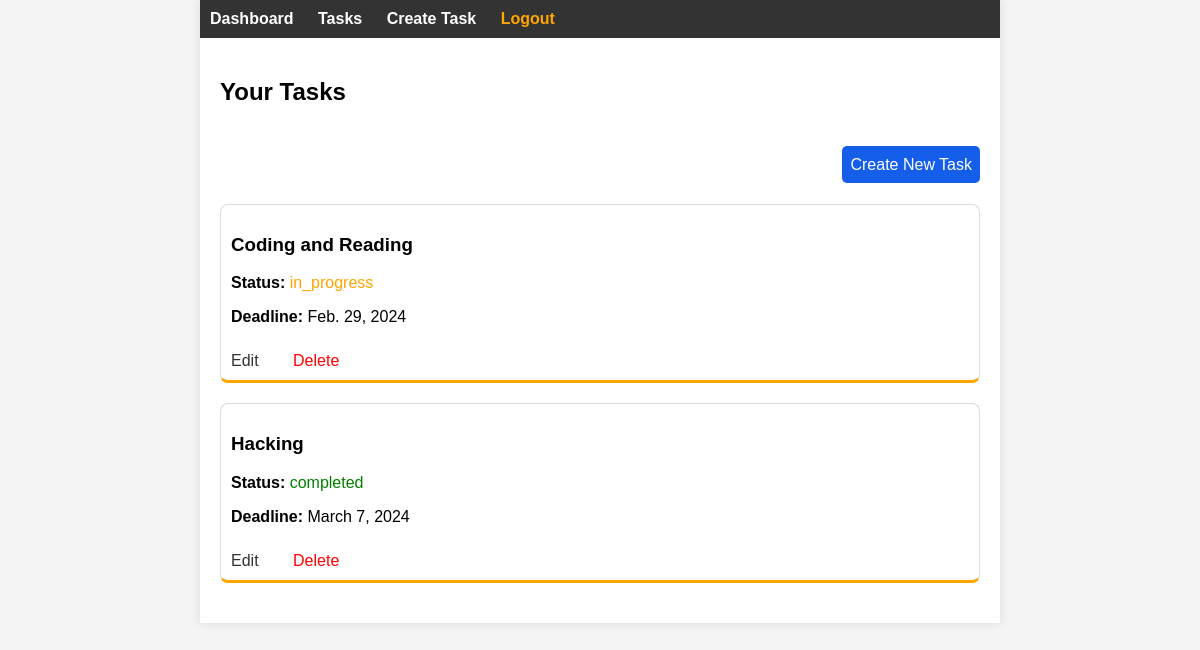
Page /tasks/ (signed in) on the earlier database version.
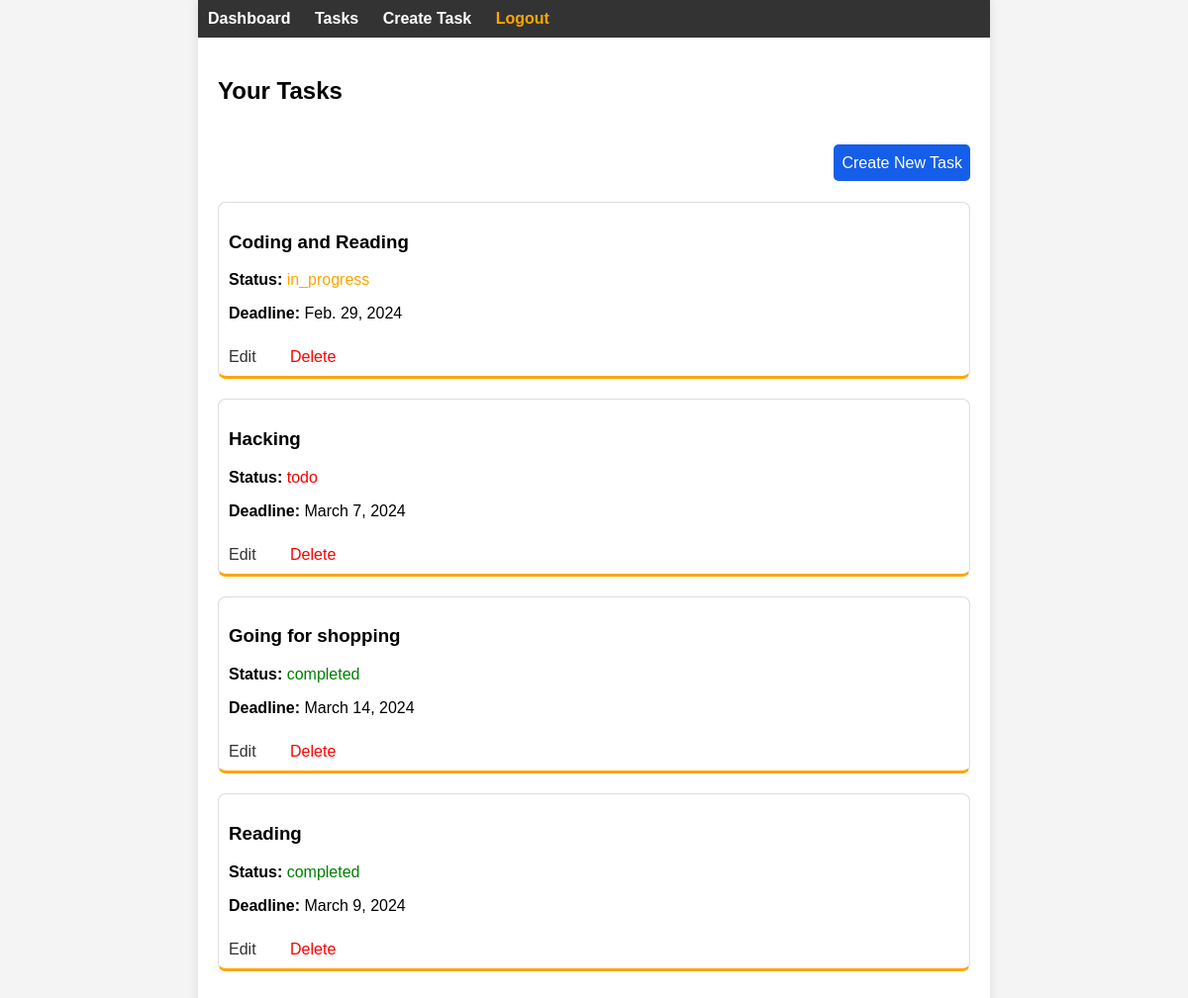
Same page on the later database version.
### tasks/models.py (models this page shows, shortened)
class Task(models.Model):
    user = models.ForeignKey(User, on_delete=models.CASCADE)
    title = models.CharField(max_length=255)
    description = models.TextField()
    status = models.CharField(max_length=20, choices=[('todo', 'To-Do'), ('in_progress', 'In Progress'), ('completed', 'Completed')])
    deadline = models.DateField()

### tasks/views.py (the view)
# urls.py: path('tasks/', task_list, name='task_list'),
@login_required
def task_list(request):
    tasks = Task.objects.filter(user=request.user)
    return render(request, 'task_list.html', {'tasks': tasks})

### tasks/templates/task_list.html
{% extends './base.html' %}
{% block content %}
<h2>Your Tasks</h2>
<div class="container-create_btn">
  <a id="btn" href="{% url 'task_create' %}">Create New Task</a>
</div>
{% for task in tasks %}
  <div class="task-container">
    <h3>{{ task.title }}</h3>
    <p><strong>Status:</strong>
      <span class="{% if task.status == 'in_progress' %}in-progress{% elif task.status == 'completed' %}completed{% else %}pending{% endif %}">
          {{ task.status }}
      </span>
  </p>
    <p><strong>Deadline:</strong> {{ task.deadline }}</p>
    <div class="task-actions">
      <a href="{% url 'edit_task' pk=task.pk %}">Edit</a>
      <a id="delete" href="{% url 'task_delete' pk=task.pk %}">Delete</a>
    </div>
  </div>
{% endfor %}
{% endblock %}

### tasks/templates/base.html (shortened to what this page needs)
{% load static %}
<!DOCTYPE html>
<html lang="en">
<head>
    <link rel="stylesheet" href="{% static 'style.css' %}">
</head>
<body>
    <body>
        <div class="container">
            <nav>
                <ul class="menu">
                    {% if user.is_authenticated %}
                        <li><a class="active" href="{% url 'dashboard' %}">Dashboard</a></li>
                        <li><a class="active" href="{% url 'task_list' %}">Tasks</a></li>
                        <li><a class="active" href="{% url 'task_create' %}">Create Task</a></li>
                        <li><a class="active" style="color:orange;" href="{% url 'user_logout' %}">Logout</a></li>
                    {% else %}
                    <li><a class="active" href="{% url 'index' %}">Home</a></li>
                    {% endif %}
                </ul>
            </nav>
            <div class="content">
                {% block content %}{% endblock %}
            </div>
        </div>
    </body>
</body>
</html>

### tasks/static/style.css (style rules this page uses)
body { font-family: Arial, sans-serif; margin: 20px; }
body { font-family: 'Arial', sans-serif; margin: 0; padding: 0; background-color: #f4f4f4; }
.container { max-width: 800px; margin: 0 auto; background-color: #fff; box-shadow: 0 0 10px rgba(0, 0, 0, 0.1); }
nav { background-color: #333; padding: 10px; }
nav ul { list-style-type: none; margin: 0; padding: 0; }
nav ul li { display: inline; margin-right: 20px; }
nav ul li a { text-decoration: none; color: #fff; font-weight: bold; }
.content { padding: 20px; }
.task-container { border: 1px solid #ddd; padding: 10px; margin-bottom: 20px; border-bottom: 3px solid orange; border-radius: 8px; }
.container-create_btn { padding: 30px 0; width: 100%; text-align: end; }
.task-actions { padding-top: 10px; }
.task-actions a { margin-right: 10px; text-decoration: none; color: #333; }
.task-actions #delete { color: red; margin-left: 20px; }
.container-create_btn #btn { text-decoration: none; background: rgb(20, 94, 233); color: white; padding: 10px 8px; border-radius: 5px; }
.in-progress { color: orange; }
.completed { color: green; }
.pending { color: red; }

Differences in the rows shown:
changed Task "Hacking": status "completed" → "todo"
added Task: title "Going for shopping", status "completed", deadline "March 14, 2024"
added Task: title "Reading", status "completed", deadline "March 9, 2024"
